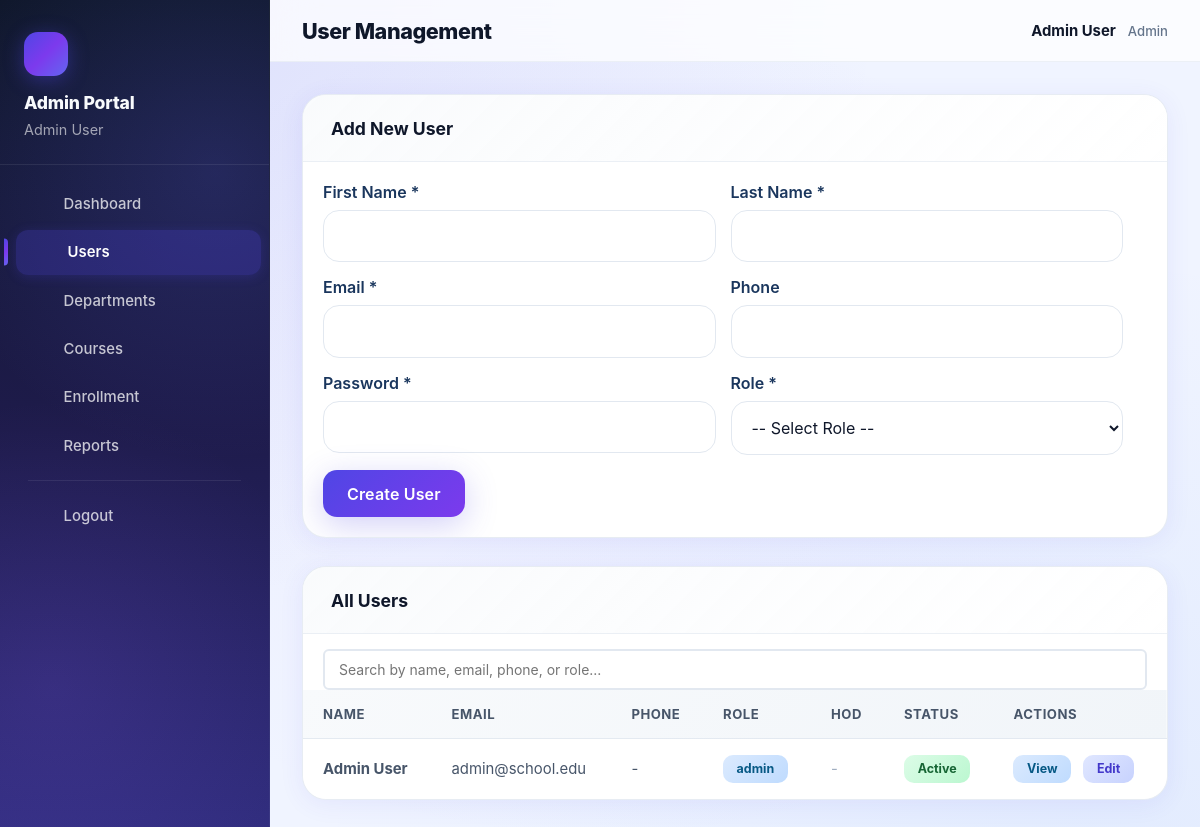
The page /admin/users.php (signed in) on the database its author committed.
### tables this page shows
CREATE TABLE users (
    id INT AUTO_INCREMENT PRIMARY KEY,
    email VARCHAR(100) NOT NULL UNIQUE,
    password_hash VARCHAR(255) NOT NULL,
    first_name VARCHAR(50) NOT NULL,
    last_name VARCHAR(50) NOT NULL,
    phone VARCHAR(20),
    department_id INT DEFAULT NULL,
    role_id INT NOT NULL,
    is_active TINYINT(1) DEFAULT 1,
    created_at TIMESTAMP DEFAULT CURRENT_TIMESTAMP,
    updated_at TIMESTAMP DEFAULT CURRENT_TIMESTAMP ON UPDATE CURRENT_TIMESTAMP,
    FOREIGN KEY (role_id) REFERENCES roles(id) ON DELETE RESTRICT
);

CREATE TABLE roles (
    id INT AUTO_INCREMENT PRIMARY KEY,
    name VARCHAR(50) NOT NULL UNIQUE,
    description TEXT,
    created_at TIMESTAMP DEFAULT CURRENT_TIMESTAMP
);

### admin/users.php (the view, shortened to what this page needs)
<?php
require_once '../includes/config.php';
$conn = getDBConnection();
$formData = [
    'email' => '',
    'first_name' => '',
    'last_name' => '',
    'phone' => '',
    'role_id' => 0,
];
$users = $conn->query("SELECT u.*, r.name as role_name, d.id as hod_dept_id, d.name as hod_dept_name FROM users u JOIN roles r ON u.role_id = r.id LEFT JOIN departments d ON d.hod_id = u.id ORDER BY u.created_at DESC");
$departments = $conn->query("SELECT id, name FROM departments ORDER BY name");
?>
<!DOCTYPE html>
<html lang="en">
<head>
    <link rel="stylesheet" href="../assets/css/style.css">
</head>
<body>
    <div class="dashboard-container">
        <main class="main-content">
            <nav class="top-nav">
                <h1>User Management</h1>
                <div class="user-info">
                    <div class="user-name"><?php echo htmlspecialchars($_SESSION['first_name'] . ' ' . $_SESSION['last_name']); ?></div>
                    <div class="user-role"><?php echo ucfirst(getPortalMode()); ?></div>
                </div>
            </nav>
            <div class="page-content">
                <div class="card">
                    <div class="card-header">
                        <h3> Add New User</h3>
                    </div>
                    <div style="padding: 20px;">
                        <form method="POST" action="" style="max-width: 800px;">
                            <div style="display: grid; grid-template-columns: 1fr 1fr; gap: 15px; margin-bottom: 15px;">
                                <div>
                                    <label style="font-weight: 600; color: #1a365d; display: block; margin-bottom: 8px;">First Name *</label>
                                    <input type="text" name="first_name" class="form-control" required value="<?php echo htmlspecialchars($formData['first_name']); ?>">
                                </div>
                                <div>
                                    <label style="font-weight: 600; color: #1a365d; display: block; margin-bottom: 8px;">Last Name *</label>
                                    <input type="text" name="last_name" class="form-control" required value="<?php echo htmlspecialchars($formData['last_name']); ?>">
                                </div>
                            </div>
                            <div style="display: grid; grid-template-columns: 1fr 1fr; gap: 15px; margin-bottom: 15px;">
                                <div>
                                    <label style="font-weight: 600; color: #1a365d; display: block; margin-bottom: 8px;">Email *</label>
                                    <input type="email" name="email" class="form-control" required value="<?php echo htmlspecialchars($formData['email']); ?>">
                                </div>
                                <div>
                                    <label style="font-weight: 600; color: #1a365d; display: block; margin-bottom: 8px;">Phone</label>
                                    <input type="text" name="phone" class="form-control" value="<?php echo htmlspecialchars($formData['phone']); ?>">
                                </div>
                            </div>
                            <div style="display: grid; grid-template-columns: 1fr 1fr; gap: 15px; margin-bottom: 15px;">
                                <div>
                                    <label style="font-weight: 600; color: #1a365d; display: block; margin-bottom: 8px;">Password *</label>
                                    <input type="password" name="password" class="form-control" required>
                                </div>
                                <div>
                                    <label style="font-weight: 600; color: #1a365d; display: block; margin-bottom: 8px;">Role *</label>
                                    <select name="role_id" class="form-control" required>
                                        <option value="">-- Select Role --</option>
                                    </select>
                                </div>
                            </div>
                            <button type="submit" name="add_user" class="btn btn-primary"> Create User</button>
                        </form>
                    </div>
                </div>
                <div class="card">
                    <div class="card-header">
                        <h3> All Users</h3>
                    </div>
                    <div style="padding: 15px 20px 0;">
                        <input type="text" id="searchUsers" placeholder="Search by name, email, phone, or role..." style="width:100%; padding:10px 14px; border:2px solid #e2e8f0; border-radius:6px; font-size:14px; box-sizing:border-box;">
                    </div>
                    <table class="data-table" id="usersTable">
                        <thead>
                            <tr>
                                <th>Name</th>
                                <th>Email</th>
                                <th>Phone</th>
                                <th>Role</th>
                                <th>HOD</th>
                                <th>Status</th>
                                <th>Actions</th>
                            </tr>
                        </thead>
                        <tbody>
                            <?php while ($user = $users->fetch_assoc()): ?>
                            <tr>
                                <td><strong><?php echo htmlspecialchars($user['first_name'] . ' ' . $user['last_name']); ?></strong></td>
                                <td><?php echo htmlspecialchars($user['email']); ?></td>
                                <td><?php echo htmlspecialchars($user['phone'] ?? '-'); ?></td>
                                <td><span class="badge badge-info"><?php echo htmlspecialchars($user['role_name']); ?></span></td>
                                <td>
                                    <?php if ($user['role_id'] == 3): ?>
                                        <?php if ($user['id'] != $_SESSION['user_id']): ?>
                                        <form method="POST" action="" style="display:inline; margin:0; align-items:center;">
                                            <input type="hidden" name="csrf_token" value="<?php echo generateCSRFToken(); ?>">
                                            <input type="hidden" name="toggle_hod" value="<?php echo $user['id']; ?>">
                                            <?php if ($user['hod_dept_id']): ?>
                                                <span class="badge badge-success" style="margin-right:5px;"><?php echo htmlspecialchars($user['hod_dept_name']); ?></span>
                                                <button type="submit" name="dept_id" value="<?php echo $user['hod_dept_id']; ?>" class="badge badge-danger" style="border:none; background:none; cursor:pointer; padding:0;" onclick="return confirm('Remove this lecturer as HOD?')">Remove</button>
                                            <?php else: ?>
                                                <select name="dept_id" style="font-size:12px; padding:2px 4px; border:1px solid #e2e8f0; border-radius:4px;" onchange="if(this.value) this.form.submit();">
                                                    <option value="0">-- Assign HOD --</option>
                                                    <?php
                                                    $departments->data_seek(0);
                                                    while ($dept = $departments->fetch_assoc()):
                                                    ?>
                                                        <option value="<?php echo $dept['id']; ?>"><?php echo htmlspecialchars($dept['name']); ?></option>
                                                    <?php endwhile; ?>
                                                </select>
                                            <?php endif; ?>
                                        </form>
                                        <?php else: ?>
                                            <?php if ($user['hod_dept_id']): ?>
                                                <span class="badge badge-success"><?php echo htmlspecialchars($user['hod_dept_name']); ?></span>
                                            <?php else: ?>
                                                <span style="color: #a0aec0;">-</span>
                                            <?php endif; ?>
                                        <?php endif; ?>
                                    <?php else: ?>
                                        <span style="color: #a0aec0;">-</span>
                                    <?php endif; ?>
                                </td>
                                <td><?php echo $user['is_active'] ? '<span class="badge badge-success">Active</span>' : '<span class="badge badge-danger">Inactive</span>'; ?></td>
                                <td>
                                    <a href="view-user.php?id=<?php echo $user['id']; ?>" class="badge badge-info" style="margin-right: 8px;"> View</a>
                                    <a href="edit-user.php?id=<?php echo $user['id']; ?>" class="badge badge-primary" style="margin-right: 8px;"> Edit</a>
                                </td>
                            </tr>
                            <?php endwhile; ?>
                        </tbody>
                    </table>
                </div>
            </div>
        </main>
    </div>
</body>
</html>

### rows shown on the page
users: first_name+last_name "Admin User", email "admin@school.edu", phone "-", role.name "admin", is_active "Active"

### other values the page prints
$portalLabel "Admin Portal"
$_SESSION['first_name'] . ' ' . $_SESSION['last_name'] "Admin User"
$item[1] "Dashboard"
$item[1] "Users"
$item[1] "Departments"
$item[1] "Courses"
$item[1] "Enrollment"
$item[1] "Reports"
getPortalMode() "Admin"
